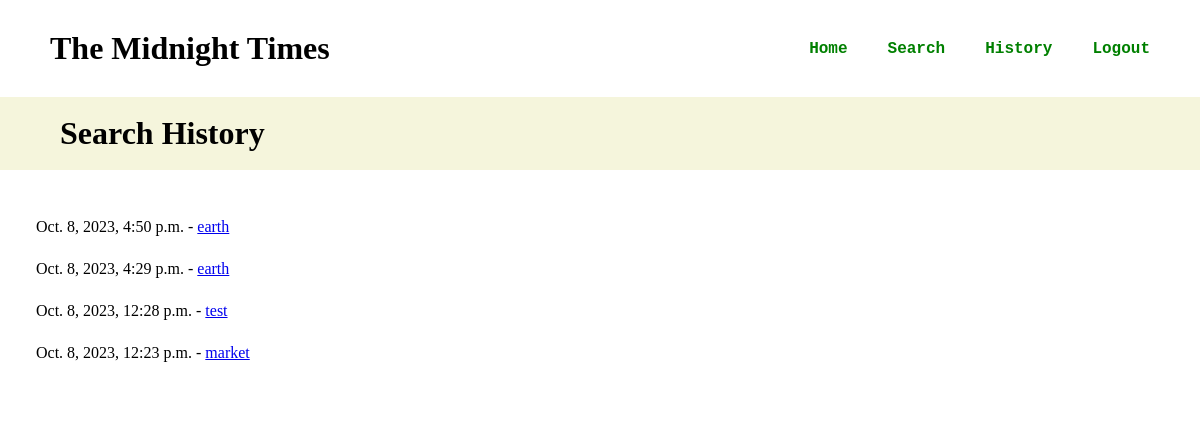
/search_history/ (signed in), run on the app's committed database.
### searchapp/models.py (models this page shows, shortened)
class SearchQuery(models.Model):
    query = models.CharField(max_length=255)
    created_at = models.DateTimeField(auto_now_add=True)
    user = models.ForeignKey(User, on_delete=models.CASCADE)

### searchapp/views.py (the view)
# urls.py: path('search_history/', views.search_history, name='search_history'),
@login_required
def search_history(request):
    user = request.user
    search_queries = SearchQuery.objects.filter(user=user).order_by('-created_at')
    return render(request, 'searchapp/search_history.html', {'search_queries': search_queries})

### searchapp/templates/searchapp/search_history.html
{% extends 'base.html' %}
{% block content %}
<div>
    <div id="searchform">
        <h1>Search History</h1>
    </div>
    <div class="search-results">
        <ul class="searchlist">
            {% for query in search_queries %}
                <li id="listitem">
                    {{ query.created_at }} - <a href="{% url 'search_results' query.id %}">{{ query.query }}</a>
                </li>
            {% endfor %}
        </ul>
    </div>
</div>
{% endblock %}

### searchapp/static/news_search/css/base.css (style rules this page uses)
* { margin: 0; padding: 0; box-sizing: border-box; }
html, body { width: 100%; height: 100%; }
#searchform { width: 100%; background-color: beige; padding: 1.5vw 5vw; }
.search-results { padding: 2vw 1vw; }
.searchlist { padding: 1vw; }
#listitem { border-radius: 5px; box-shadow: inset; padding: 1vw; list-style: none; }

### data on the page
SearchQuery: created_at "Oct. 8, 2023, 4:50 p.m.", query "earth"
SearchQuery: created_at "Oct. 8, 2023, 4:29 p.m.", query "earth"
SearchQuery: created_at "Oct. 8, 2023, 12:28 p.m.", query "test"
SearchQuery: created_at "Oct. 8, 2023, 12:23 p.m.", query "market"
